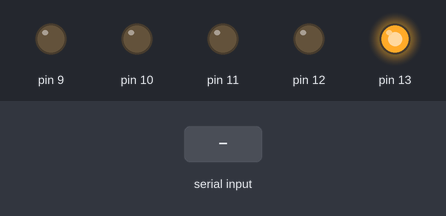
Recording of a sketch running on a simulated Arduino Uno, built with avr-gcc and run on an emulated ATmega328P. Parts: output pins drawn as LEDs (lit = HIGH). The inputs (shaded band) are chosen by the test bench.

Above: at 1.2 s.
1.3 s: "forward" received over Serial
At 2.1 s:
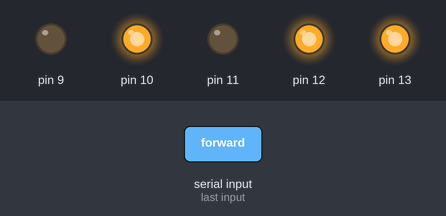
2.8 s: "backward" received over Serial
At 3.3 s:
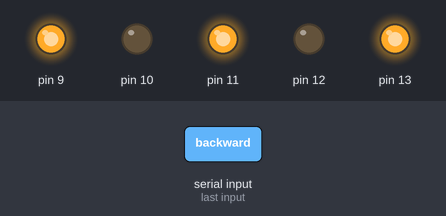
4.3 s: "left" received over Serial
At 4.43 s:
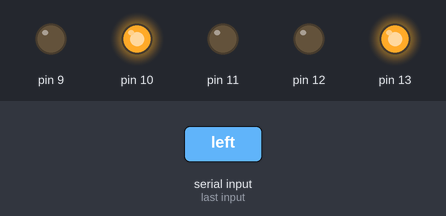
Timing chart, 0 to 7.3 s (numbered marks = the images above; inputs shaded):
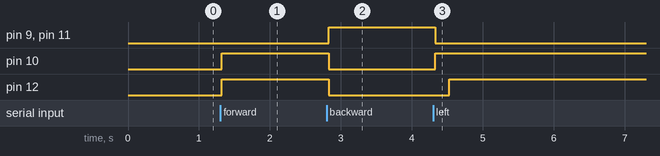

Measured:
- after the input at 1.3 s, pin 10, pin 12: LOW → HIGH at once
- after the input at 2.8 s, pin 9, pin 11: LOW → HIGH at once; pin 10, pin 12: HIGH → LOW at once
- after the input at 4.3 s, pin 9, pin 11: HIGH → LOW at once; pin 10: LOW → HIGH at once; pin 12: LOW → HIGH after 0.23 s

The sketch:

voice_recognize_robot.ino
```cpp
void setup()
{
Serial.begin(9600);
pinMode(13, OUTPUT);
pinMode(12, OUTPUT);
pinMode(11, OUTPUT);
pinMode(10, OUTPUT);
pinMode(9, OUTPUT);
digitalWrite(13,HIGH);
}
void loop()
{
  delay(30);
  String t;
  while (Serial.available())
  {
    t+= (char)Serial.read();
  }
  if(t=="hello mark")
  {
    Serial.print("Hello Sir");
  }
  else if(t=="are you ready")
  {
    Serial.print("yes Sir ");
    delay(200);
    Serial.println(" I am ready to except command");
  }


 else if (t=="forward")
  {
    digitalWrite(12, HIGH);
  digitalWrite(11, LOW);
  digitalWrite(10, HIGH);
  digitalWrite(9, LOW);
  }
  else if(t=="backward")
  {
    digitalWrite(12, LOW);
  digitalWrite(11, HIGH);
  digitalWrite(10, LOW);
  digitalWrite(9, HIGH);
  }
  else if(t=="left")
  {
    digitalWrite(12, LOW);
  digitalWrite(11, LOW);
  digitalWrite(10, HIGH);
  digitalWrite(9, LOW);
  delay(200);
  digitalWrite(12, HIGH);
  digitalWrite(11, LOW);
  digitalWrite(10, HIGH);
  digitalWrite(9, LOW);

  }
  else if(t=="right")
  {
    digitalWrite(12, HIGH);
  digitalWrite(11, LOW);
  digitalWrite(10, LOW);
  digitalWrite(9, LOW);
  delay(200);
  digitalWrite(12, HIGH);
  digitalWrite(11, LOW);
  digitalWrite(10, HIGH);
  digitalWrite(9, LOW);
  }
  else if(t=="stop")
  {
    digitalWrite(12, LOW);
  digitalWrite(11, LOW);
  digitalWrite(10, LOW);
  digitalWrite(9, LOW);
  }

}
```
